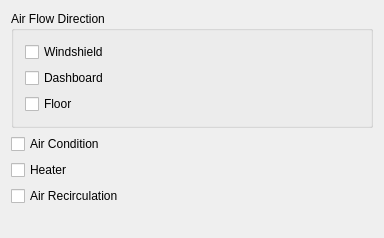
<?xml version="1.0" encoding="UTF-8"?>
<ui version="4.0">
 <class>MainWindow</class>
 <widget class="QMainWindow" name="MainWindow">
  <property name="geometry">
   <rect>
    <x>0</x>
    <y>0</y>
    <width>384</width>
    <height>238</height>
   </rect>
  </property>
  <property name="windowTitle">
   <string>Climate Control</string>
  </property>
  <widget class="QWidget" name="centralWidget">
   <layout class="QVBoxLayout" name="verticalLayout_2">
    <item>
     <widget class="QGroupBox" name="airFlowDirection">
      <property name="title">
       <string>Air Flow Direction</string>
      </property>
      <layout class="QVBoxLayout" name="verticalLayout">
       <item>
        <widget class="QCheckBox" name="cb_windshield">
         <property name="text">
          <string>Windshield</string>
         </property>
        </widget>
       </item>
       <item>
        <widget class="QCheckBox" name="cb_dashboard">
         <property name="text">
          <string>Dashboard</string>
         </property>
        </widget>
       </item>
       <item>
        <widget class="QCheckBox" name="cb_floor">
         <property name="text">
          <string>Floor</string>
         </property>
        </widget>
       </item>
      </layout>
     </widget>
    </item>
    <item>
     <widget class="QCheckBox" name="cb_airCondition">
      <property name="text">
       <string>Air Condition</string>
      </property>
     </widget>
    </item>
    <item>
     <widget class="QCheckBox" name="cb_heater">
      <property name="text">
       <string>Heater</string>
      </property>
     </widget>
    </item>
    <item>
     <widget class="QCheckBox" name="cb_airRecirculation">
      <property name="text">
       <string>Air Recirculation</string>
      </property>
     </widget>
    </item>
    <item>
     <spacer name="verticalSpacer">
      <property name="orientation">
       <enum>Qt::Vertical</enum>
      </property>
      <property name="sizeHint" stdset="0">
       <size>
        <width>20</width>
        <height>40</height>
       </size>
      </property>
     </spacer>
    </item>
   </layout>
  </widget>
 </widget>
 <layoutdefault spacing="6" margin="11"/>
 <resources/>
 <connections/>
</ui>
